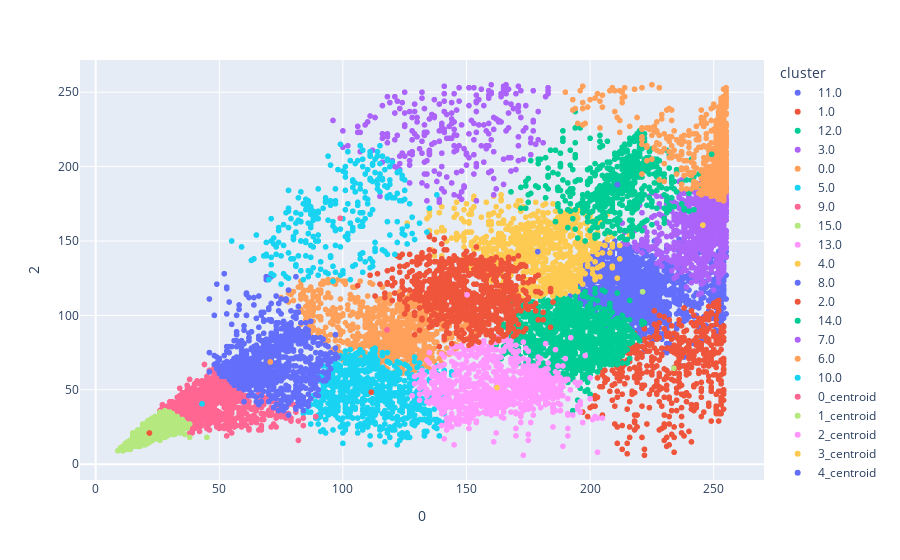

Source (notebook cell):
### Code cell
plot_data = pd.concat([data,clusters])
fig = px.scatter(plot_data,x=0,y=2,color='cluster')
fig.update_layout(autosize=False)

### Figure 1 — Plotly figure (JSON) as saved in the notebook; plotly's stock layout.template omitted (floating-point values rounded to 4 significant figures; data arrays with more than 128 entries replaced by an {"elided": "..."} marker saying what was removed)
{"data": [{"hovertemplate": "cluster=11.0<br>0=%{x}<br>2=%{y}<extra></extra>", "legendgroup": "11.0", "marker": {"color": "#636efa", "symbol": "circle"}, "mode": "markers", "name": "11.0", "showlegend": true, "type": "scattergl", "x": {"elided": "1717 int values"}, "xaxis": "x", "y": {"elided": "1717 int values"}, "yaxis": "y"}, {"hovertemplate": "cluster=1.0<br>0=%{x}<br>2=%{y}<extra></extra>", "legendgroup": "1.0", "marker": {"color": "#EF553B", "symbol": "circle"}, "mode": "markers", "name": "1.0", "showlegend": true, "type": "scattergl", "x": {"elided": "477 int values"}, "xaxis": "x", "y": {"elided": "477 int values"}, "yaxis": "y"}, {"hovertemplate": "cluster=12.0<br>0=%{x}<br>2=%{y}<extra></extra>", "legendgroup": "12.0", "marker": {"color": "#00cc96", "symbol": "circle"}, "mode": "markers", "name": "12.0", "showlegend": true, "type": "scattergl", "x": {"elided": "1080 int values"}, "xaxis": "x", "y": {"elided": "1080 int values"}, "yaxis": "y"}, {"hovertemplate": "cluster=3.0<br>0=%{x}<br>2=%{y}<extra></extra>", "legendgroup": "3.0", "marker": {"color": "#ab63fa", "symbol": "circle"}, "mode": "markers", "name": "3.0", "showlegend": true, "type": "scattergl", "x": {"elided": "991 int values"}, "xaxis": "x", "y": {"elided": "991 int values"}, "yaxis": "y"}, {"hovertemplate": "cluster=0.0<br>0=%{x}<br>2=%{y}<extra></extra>", "legendgroup": "0.0", "marker": {"color": "#FFA15A", "symbol": "circle"}, "mode": "markers", "name": "0.0", "showlegend": true, "type": "scattergl", "x": {"elided": "798 int values"}, "xaxis": "x", "y": {"elided": "798 int values"}, "yaxis": "y"}, {"hovertemplate": "cluster=5.0<br>0=%{x}<br>2=%{y}<extra></extra>", "legendgroup": "5.0", "marker": {"color": "#19d3f3", "symbol": "circle"}, "mode": "markers", "name": "5.0", "showlegend": true, "type": "scattergl", "x": {"elided": "723 int values"}, "xaxis": "x", "y": {"elided": "723 int values"}, "yaxis": "y"}, {"hovertemplate": "cluster=9.0<br>0=%{x}<br>2=%{y}<extra></extra>", "legendgroup": "9.0", "marker": {"color": "#FF6692", "symbol": "circle"}, "mode": "markers", "name": "9.0", "showlegend": true, "type": "scattergl", "x": {"elided": "1658 int values"}, "xaxis": "x", "y": {"elided": "1658 int values"}, "yaxis": "y"}, {"hovertemplate": "cluster=15.0<br>0=%{x}<br>2=%{y}<extra></extra>", "legendgroup": "15.0", "marker": {"color": "#B6E880", "symbol": "circle"}, "mode": "markers", "name": "15.0", "showlegend": true, "type": "scattergl", "x": {"elided": "3194 int values"}, "xaxis": "x", "y": {"elided": "3194 int values"}, "yaxis": "y"}, {"hovertemplate": "cluster=13.0<br>0=%{x}<br>2=%{y}<extra></extra>", "legendgroup": "13.0", "marker": {"color": "#FF97FF", "symbol": "circle"}, "mode": "markers", "name": "13.0", "showlegend": true, "type": "scattergl", "x": {"elided": "888 int values"}, "xaxis": "x", "y": {"elided": "888 int values"}, "yaxis": "y"}, {"hovertemplate": "cluster=4.0<br>0=%{x}<br>2=%{y}<extra></extra>", "legendgroup": "4.0", "marker": {"color": "#FECB52", "symbol": "circle"}, "mode": "markers", "name": "4.0", "showlegend": true, "type": "scattergl", "x": {"elided": "846 int values"}, "xaxis": "x", "y": {"elided": "846 int values"}, "yaxis": "y"}, {"hovertemplate": "cluster=8.0<br>0=%{x}<br>2=%{y}<extra></extra>", "legendgroup": "8.0", "marker": {"color": "#636efa", "symbol": "circle"}, "mode": "markers", "name": "8.0", "showlegend": true, "type": "scattergl", "x": {"elided": "875 int values"}, "xaxis": "x", "y": {"elided": "875 int values"}, "yaxis": "y"}, {"hovertemplate": "cluster=2.0<br>0=%{x}<br>2=%{y}<extra></extra>", "legendgroup": "2.0", "marker": {"color": "#EF553B", "symbol": "circle"}, "mode": "markers", "name": "2.0", "showlegend": true, "type": "scattergl", "x": {"elided": "903 int values"}, "xaxis": "x", "y": {"elided": "903 int values"}, "yaxis": "y"}, {"hovertemplate": "cluster=14.0<br>0=%{x}<br>2=%{y}<extra></extra>", "legendgroup": "14.0", "marker": {"color": "#00cc96", "symbol": "circle"}, "mode": "markers", "name": "14.0", "showlegend": true, "type": "scattergl", "x": {"elided": "606 int values"}, "xaxis": "x", "y": {"elided": "606 int values"}, "yaxis": "y"}, {"hovertemplate": "cluster=7.0<br>0=%{x}<br>2=%{y}<extra></extra>", "legendgroup": "7.0", "marker": {"color": "#ab63fa", "symbol": "circle"}, "mode": "markers", "name": "7.0", "showlegend": true, "type": "scattergl", "x": {"elided": "250 int values"}, "xaxis": "x", "y": {"elided": "250 int values"}, "yaxis": "y"}, {"hovertemplate": "cluster=6.0<br>0=%{x}<br>2=%{y}<extra></extra>", "legendgroup": "6.0", "marker": {"color": "#FFA15A", "symbol": "circle"}, "mode": "markers", "name": "6.0", "showlegend": true, "type": "scattergl", "x": {"elided": "1108 int values"}, "xaxis": "x", "y": {"elided": "1108 int values"}, "yaxis": "y"}, {"hovertemplate": "cluster=10.0<br>0=%{x}<br>2=%{y}<extra></extra>", "legendgroup": "10.0", "marker": {"color": "#19d3f3", "symbol": "circle"}, "mode": "markers", "name": "10.0", "showlegend": true, "type": "scattergl", "x": {"elided": "270 int values"}, "xaxis": "x", "y": {"elided": "270 int values"}, "yaxis": "y"}, {"hovertemplate": "cluster=0_centroid<br>0=%{x}<br>2=%{y}<extra></extra>", "legendgroup": "0_centroid", "marker": {"color": "#FF6692", "symbol": "circle"}, "mode": "markers", "name": "0_centroid", "showlegend": true, "type": "scattergl", "x": [117.8], "xaxis": "x", "y": [90.23], "yaxis": "y"}, {"hovertemplate": "cluster=1_centroid<br>0=%{x}<br>2=%{y}<extra></extra>", "legendgroup": "1_centroid", "marker": {"color": "#B6E880", "symbol": "circle"}, "mode": "markers", "name": "1_centroid", "showlegend": true, "type": "scattergl", "x": [233.9], "xaxis": "x", "y": [64.51], "yaxis": "y"}, {"hovertemplate": "cluster=2_centroid<br>0=%{x}<br>2=%{y}<extra></extra>", "legendgroup": "2_centroid", "marker": {"color": "#FF97FF", "symbol": "circle"}, "mode": "markers", "name": "2_centroid", "showlegend": true, "type": "scattergl", "x": [150.2], "xaxis": "x", "y": [113.8], "yaxis": "y"}, {"hovertemplate": "cluster=3_centroid<br>0=%{x}<br>2=%{y}<extra></extra>", "legendgroup": "3_centroid", "marker": {"color": "#FECB52", "symbol": "circle"}, "mode": "markers", "name": "3_centroid", "showlegend": true, "type": "scattergl", "x": [245.6], "xaxis": "x", "y": [160.7], "yaxis": "y"}, {"hovertemplate": "cluster=4_centroid<br>0=%{x}<br>2=%{y}<extra></extra>", "legendgroup": "4_centroid", "marker": {"color": "#636efa", "symbol": "circle"}, "mode": "markers", "name": "4_centroid", "showlegend": true, "type": "scattergl", "x": [178.8], "xaxis": "x", "y": [142.8], "yaxis": "y"}, {"hovertemplate": "cluster=5_centroid<br>0=%{x}<br>2=%{y}<extra></extra>", "legendgroup": "5_centroid", "marker": {"color": "#EF553B", "symbol": "circle"}, "mode": "markers", "name": "5_centroid", "showlegend": true, "type": "scattergl", "x": [111.5], "xaxis": "x", "y": [48.39], "yaxis": "y"}, {"hovertemplate": "cluster=6_centroid<br>0=%{x}<br>2=%{y}<extra></extra>", "legendgroup": "6_centroid", "marker": {"color": "#00cc96", "symbol": "circle"}, "mode": "markers", "name": "6_centroid", "showlegend": true, "type": "scattergl", "x": [249.2], "xaxis": "x", "y": [208.3], "yaxis": "y"}, {"hovertemplate": "cluster=7_centroid<br>0=%{x}<br>2=%{y}<extra></extra>", "legendgroup": "7_centroid", "marker": {"color": "#ab63fa", "symbol": "circle"}, "mode": "markers", "name": "7_centroid", "showlegend": true, "type": "scattergl", "x": [145.1], "xaxis": "x", "y": [221.4], "yaxis": "y"}, {"hovertemplate": "cluster=8_centroid<br>0=%{x}<br>2=%{y}<extra></extra>", "legendgroup": "8_centroid", "marker": {"color": "#FFA15A", "symbol": "circle"}, "mode": "markers", "name": "8_centroid", "showlegend": true, "type": "scattergl", "x": [70.64], "xaxis": "x", "y": [68.71], "yaxis": "y"}, {"hovertemplate": "cluster=9_centroid<br>0=%{x}<br>2=%{y}<extra></extra>", "legendgroup": "9_centroid", "marker": {"color": "#19d3f3", "symbol": "circle"}, "mode": "markers", "name": "9_centroid", "showlegend": true, "type": "scattergl", "x": [43.01], "xaxis": "x", "y": [40.58], "yaxis": "y"}, {"hovertemplate": "cluster=10_centroid<br>0=%{x}<br>2=%{y}<extra></extra>", "legendgroup": "10_centroid", "marker": {"color": "#FF6692", "symbol": "circle"}, "mode": "markers", "name": "10_centroid", "showlegend": true, "type": "scattergl", "x": [98.91], "xaxis": "x", "y": [165.3], "yaxis": "y"}, {"hovertemplate": "cluster=11_centroid<br>0=%{x}<br>2=%{y}<extra></extra>", "legendgroup": "11_centroid", "marker": {"color": "#B6E880", "symbol": "circle"}, "mode": "markers", "name": "11_centroid", "showlegend": true, "type": "scattergl", "x": [221.2], "xaxis": "x", "y": [115.9], "yaxis": "y"}, {"hovertemplate": "cluster=12_centroid<br>0=%{x}<br>2=%{y}<extra></extra>", "legendgroup": "12_centroid", "marker": {"color": "#FF97FF", "symbol": "circle"}, "mode": "markers", "name": "12_centroid", "showlegend": true, "type": "scattergl", "x": [192.2], "xaxis": "x", "y": [85.05], "yaxis": "y"}, {"hovertemplate": "cluster=13_centroid<br>0=%{x}<br>2=%{y}<extra></extra>", "legendgroup": "13_centroid", "marker": {"color": "#FECB52", "symbol": "circle"}, "mode": "markers", "name": "13_centroid", "showlegend": true, "type": "scattergl", "x": [162.3], "xaxis": "x", "y": [51.49], "yaxis": "y"}, {"hovertemplate": "cluster=14_centroid<br>0=%{x}<br>2=%{y}<extra></extra>", "legendgroup": "14_centroid", "marker": {"color": "#636efa", "symbol": "circle"}, "mode": "markers", "name": "14_centroid", "showlegend": true, "type": "scattergl", "x": [211.1], "xaxis": "x", "y": [187.9], "yaxis": "y"}, {"hovertemplate": "cluster=15_centroid<br>0=%{x}<br>2=%{y}<extra></extra>", "legendgroup": "15_centroid", "marker": {"color": "#EF553B", "symbol": "circle"}, "mode": "markers", "name": "15_centroid", "showlegend": true, "type": "scattergl", "x": [21.74], "xaxis": "x", "y": [20.94], "yaxis": "y"}], "layout": {"autosize": false, "legend": {"title": {"text": "cluster"}, "tracegroupgap": 0}, "margin": {"t": 60}, "xaxis": {"anchor": "y", "domain": [0, 1], "title": {"text": "0"}}, "yaxis": {"anchor": "x", "domain": [0, 1], "title": {"text": "2"}}}}
